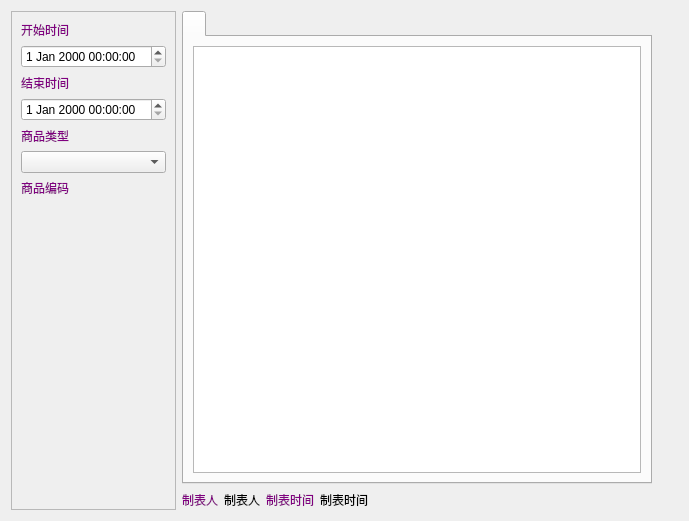
<?xml version="1.0" encoding="UTF-8"?>
<ui version="4.0">
 <class>w_i_inventory_check_Dialog</class>
 <widget class="QDialog" name="w_i_inventory_check_Dialog">
  <property name="geometry">
   <rect>
    <x>0</x>
    <y>0</y>
    <width>689</width>
    <height>521</height>
   </rect>
  </property>
  <property name="windowTitle">
   <string>Dialog</string>
  </property>
  <layout class="QHBoxLayout" name="horizontalLayout_2">
   <item>
    <widget class="QFrame" name="frame">
     <property name="frameShape">
      <enum>QFrame::StyledPanel</enum>
     </property>
     <property name="frameShadow">
      <enum>QFrame::Raised</enum>
     </property>
     <layout class="QVBoxLayout" name="verticalLayout">
      <item>
       <widget class="QLabel" name="label">
        <property name="styleSheet">
         <string notr="true">color:purple;</string>
        </property>
        <property name="text">
         <string>开始时间</string>
        </property>
       </widget>
      </item>
      <item>
       <widget class="lds_datetimeEdit" name="dateTimeEdit"/>
      </item>
      <item>
       <widget class="QLabel" name="label_2">
        <property name="styleSheet">
         <string notr="true">color:purple;</string>
        </property>
        <property name="text">
         <string>结束时间</string>
        </property>
       </widget>
      </item>
      <item>
       <widget class="lds_datetimeEdit" name="dateTimeEdit_2"/>
      </item>
      <item>
       <widget class="QLabel" name="label_5">
        <property name="styleSheet">
         <string notr="true">color:purple;</string>
        </property>
        <property name="text">
         <string>商品类型</string>
        </property>
       </widget>
      </item>
      <item>
       <widget class="lds_ComboBox" name="comboBox_series">
        <property name="editable">
         <bool>false</bool>
        </property>
       </widget>
      </item>
      <item>
       <widget class="QLabel" name="label_8">
        <property name="styleSheet">
         <string notr="true">color:purple;</string>
        </property>
        <property name="text">
         <string>商品编码</string>
        </property>
       </widget>
      </item>
      <item>
       <widget class="lds_selectgoods" name="selectgoods" native="true"/>
      </item>
      <item>
       <widget class="lds_toolbar" name="widget"/>
      </item>
      <item>
       <spacer name="verticalSpacer">
        <property name="orientation">
         <enum>Qt::Vertical</enum>
        </property>
        <property name="sizeHint" stdset="0">
         <size>
          <width>20</width>
          <height>40</height>
         </size>
        </property>
       </spacer>
      </item>
     </layout>
    </widget>
   </item>
   <item>
    <layout class="QVBoxLayout" name="verticalLayout_2">
     <item>
      <widget class="QTabWidget" name="tabWidget">
       <property name="currentIndex">
        <number>0</number>
       </property>
       <widget class="QWidget" name="tab">
        <attribute name="title">
         <string/>
        </attribute>
        <layout class="QVBoxLayout" name="verticalLayout_4">
         <item>
          <widget class="lds_tableview_sum" name="tableView"/>
         </item>
        </layout>
       </widget>
      </widget>
     </item>
     <item>
      <layout class="QHBoxLayout" name="horizontalLayout">
       <item>
        <widget class="QLabel" name="label_6">
         <property name="styleSheet">
          <string notr="true">color:purple;</string>
         </property>
         <property name="text">
          <string>制表人</string>
         </property>
        </widget>
       </item>
       <item>
        <widget class="QLabel" name="label_operator">
         <property name="text">
          <string>制表人</string>
         </property>
        </widget>
       </item>
       <item>
        <widget class="QLabel" name="label_7">
         <property name="styleSheet">
          <string notr="true">color:purple;</string>
         </property>
         <property name="text">
          <string>制表时间</string>
         </property>
        </widget>
       </item>
       <item>
        <widget class="QLabel" name="label_operattime">
         <property name="text">
          <string>制表时间</string>
         </property>
        </widget>
       </item>
       <item>
        <spacer name="horizontalSpacer">
         <property name="orientation">
          <enum>Qt::Horizontal</enum>
         </property>
         <property name="sizeHint" stdset="0">
          <size>
           <width>40</width>
           <height>20</height>
          </size>
         </property>
        </spacer>
       </item>
      </layout>
     </item>
    </layout>
   </item>
   <item>
    <widget class="QLabel" name="label_10">
     <property name="text">
      <string/>
     </property>
    </widget>
   </item>
   <item>
    <widget class="QLabel" name="label_11">
     <property name="text">
      <string/>
     </property>
    </widget>
   </item>
  </layout>
 </widget>
 <customwidgets>
  <customwidget>
   <class>lds_toolbar</class>
   <extends>QFrame</extends>
   <header>lds_toolbar.h</header>
   <container>1</container>
  </customwidget>
  <customwidget>
   <class>lds_tableview_sum</class>
   <extends>QTableView</extends>
   <header>lds_tableview_sum.h</header>
  </customwidget>
  <customwidget>
   <class>lds_datetimeEdit</class>
   <extends>QDateTimeEdit</extends>
   <header>lds_datetimeedit.h</header>
  </customwidget>
  <customwidget>
   <class>lds_ComboBox</class>
   <extends>QComboBox</extends>
   <header>lds_combobox.h</header>
  </customwidget>
  <customwidget>
   <class>lds_selectgoods</class>
   <extends>QWidget</extends>
   <header>lds_selectgoods.h</header>
   <container>1</container>
   <slots>
    <signal>okstr1(QString)</signal>
   </slots>
  </customwidget>
 </customwidgets>
 <tabstops>
  <tabstop>tableView</tabstop>
  <tabstop>dateTimeEdit_2</tabstop>
  <tabstop>comboBox_series</tabstop>
  <tabstop>tabWidget</tabstop>
  <tabstop>dateTimeEdit</tabstop>
 </tabstops>
 <resources/>
 <connections/>
</ui>
